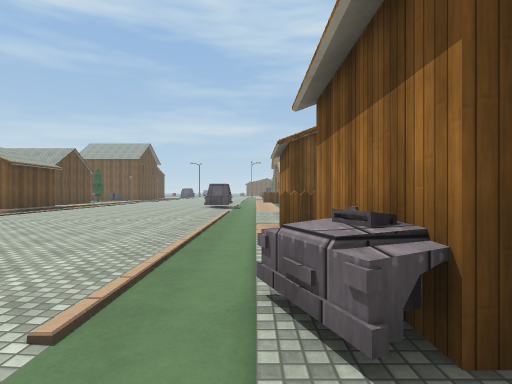
[1] (above)

24 first-person views from a walk through a 3-D level made in the Unity game engine. The camera is 1.5 m above the floor, looks level and sees 80° across. The floor is counted in squares, 2 m on a side. Each view is taken from the middle of a square. On the plan, view 1 faces up. The plan holds only what a view shows up to about 10 squares ahead; the rest is blank. The place goes on beyond the plan. Surface patterns are stand-ins for the level's own textures.

[2]
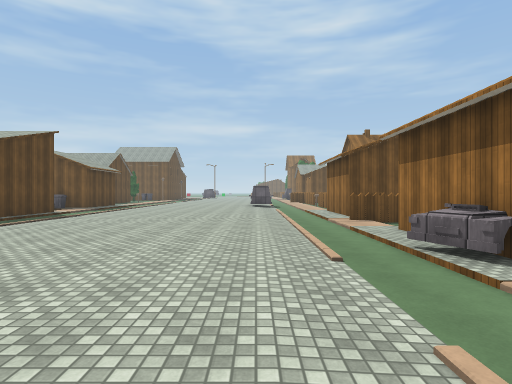

[3]
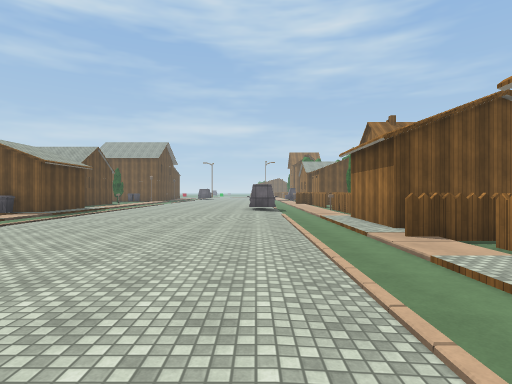

[4]
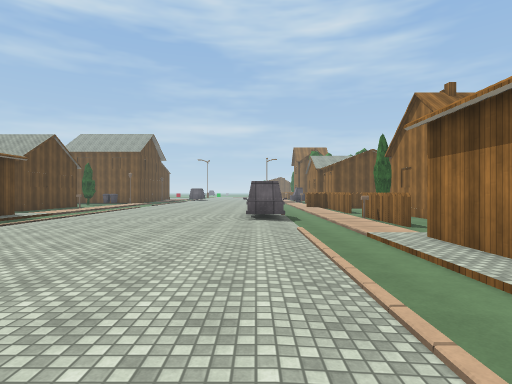

[5]
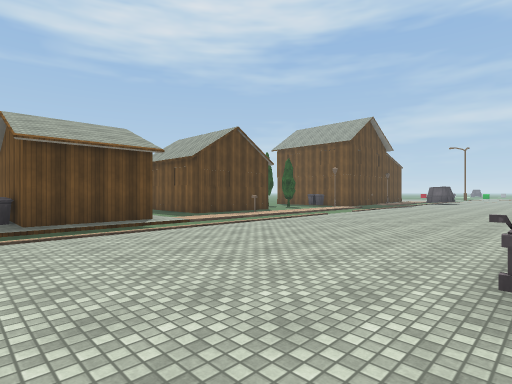

[6]
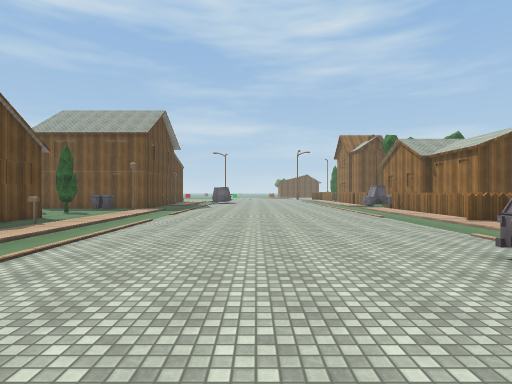

[7]
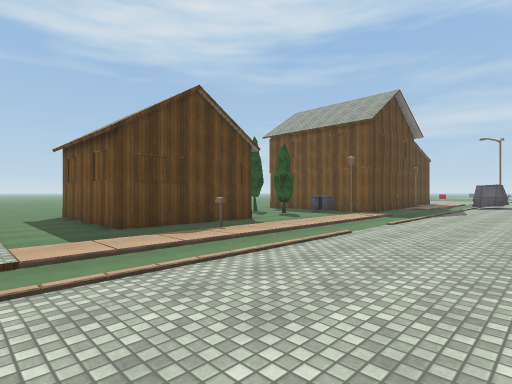

[8]
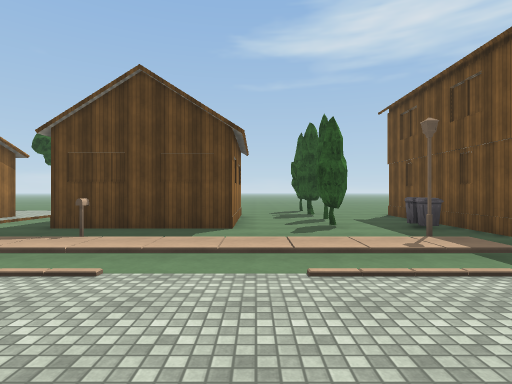

[9]
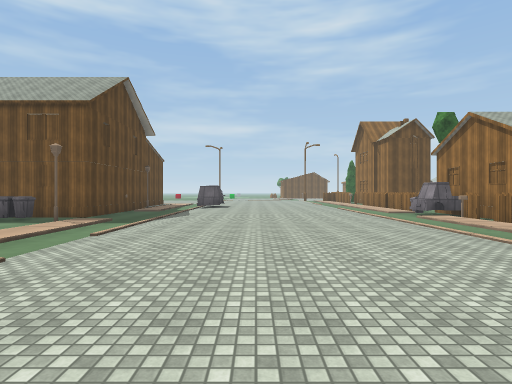

[10]
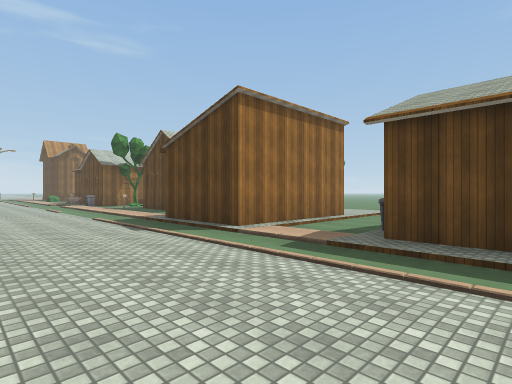

[11]
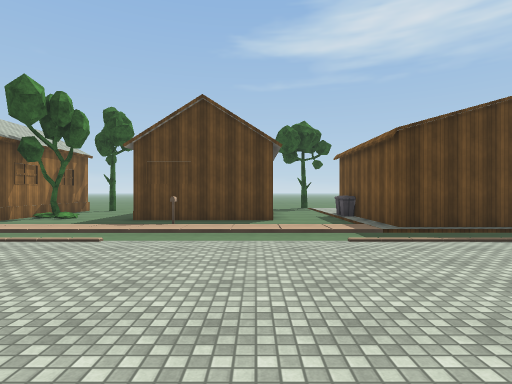

[12]
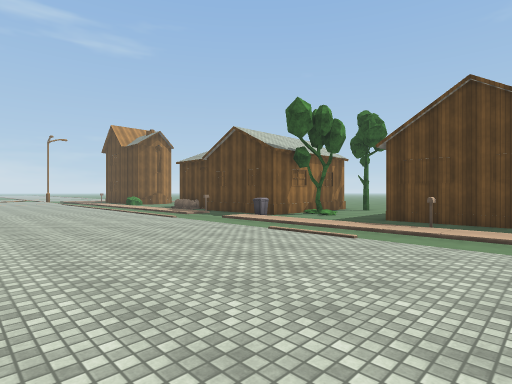

[13]
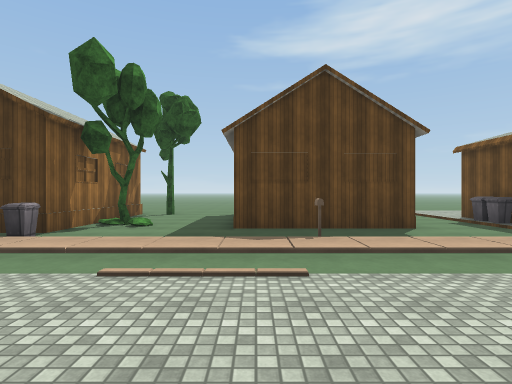

[14]
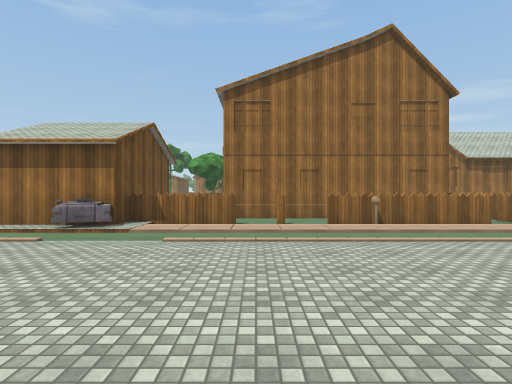

[15]
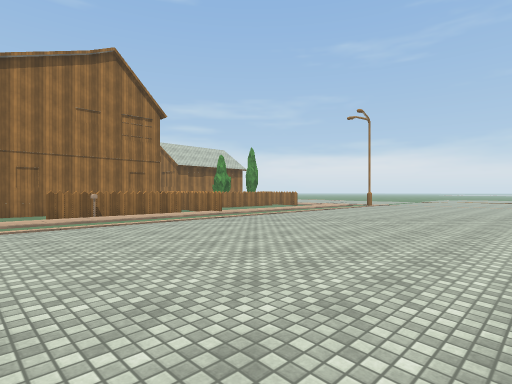

[16]
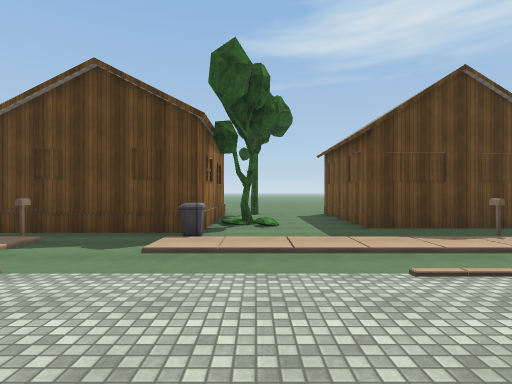

[17]
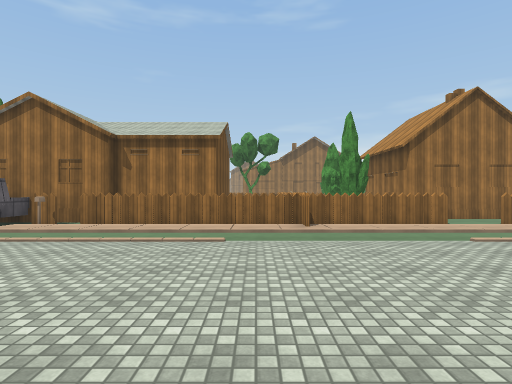

[18]
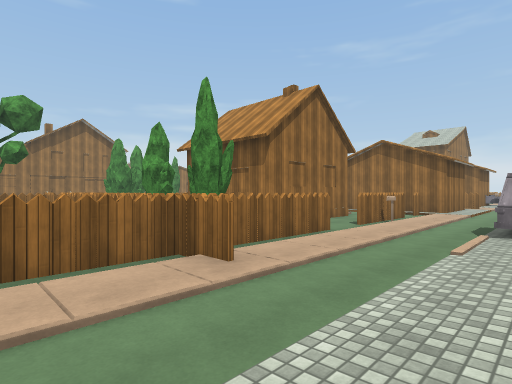

[19]
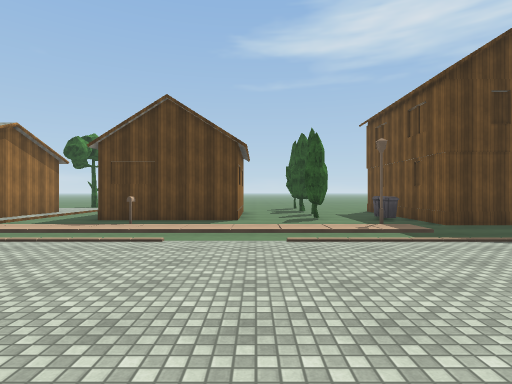

[20]
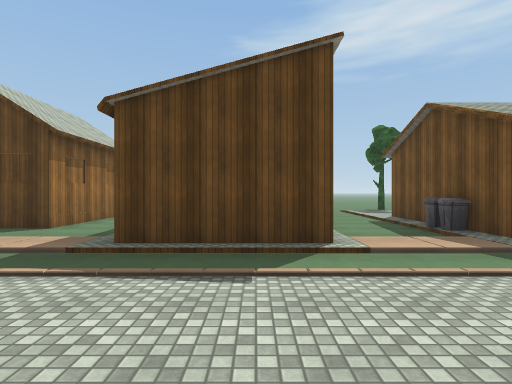

[21]
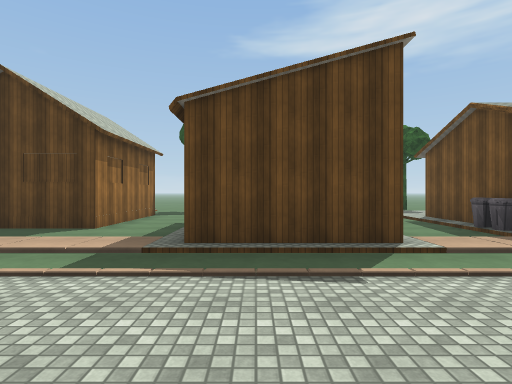

[22]
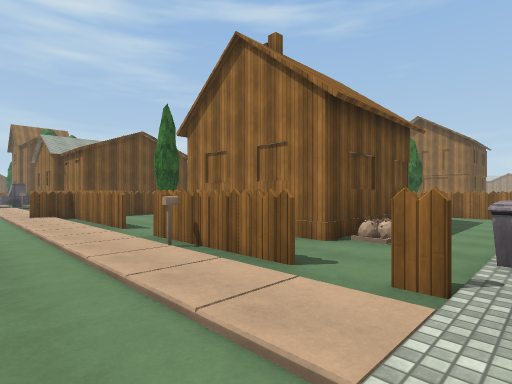

[23]
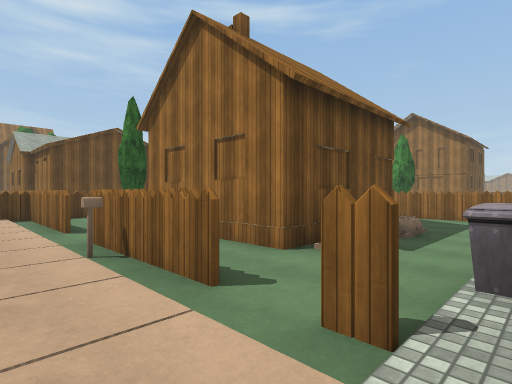

[24]
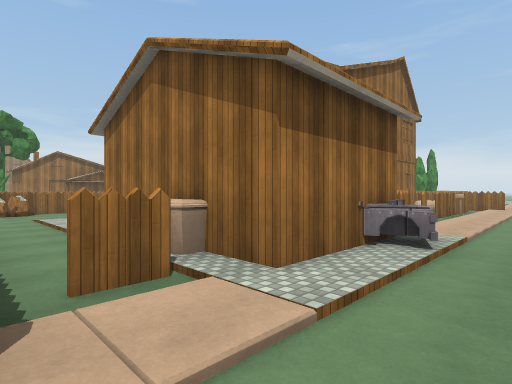

### Floor plan
Key: @ floor where view 1 was taken; # wall or solid block; x gap in a wall; . main floor; : floor 0.25 m higher than the main floor; / step, stairs or slope; = window, fence, low wall or low ledge; ^ raised ledge; C car; B bin; L lamp; T tree; O other object.
Columns run from 14 left of view 1 to 12 right of it. Each row starts with its distance up from view 1.
 27 ####...........CCC
 26 ..B............O#
 25 ....L:......... #
 24 T.T. /......... O
 23 .... :......... O
 22 .... :......... O#
 21 ###. :.........##      #
 20   #. :.........#########
 19   #.O:.........##
 18 ###. /.........#
 17 ..../:.........#
 16 ...../.........##
 15 #####/......C..##
 14     #/......CC.O#       #
 13     #/.........##       #
 12 ###B#/.........##       #
 11 .... /......../#        #
 10 .... /......../#
  9 x####/......../#
  8     #/......../#
  7     #/......../##
  6 xBB##/......../##
  5 .... /......../=#         #
  4 .... :......../x^###      #
  3 ###. :......../#
  2   #. :........CC
  1   #.O:........C####
  0 ###. /........@##
 -1 .... :.........###
 -2 .....:.........==#
 -3 ..T..:.........###
 -4 ####B:.........##
 -5    #...........#
 -6    #...........#
 -7    #O .........#
 -8    #   ........#

Positions as (right, up) in squares from view 1, and headings:
1: (0, 0), facing up
2: (-2, -2), facing up
3: (-2, 1), facing up
4: (-2, 5), facing up
5: (-2, 11), facing up-left
6: (-5, 12), facing up
7: (-5, 15), facing up-left
8: (-5, 22), facing left
9: (-5, 17), facing up
10: (-5, 14), facing down-left
11: (-3, 3), facing left
12: (-3, 3), facing down-left
13: (-5, 0), facing left
14: (-6, -2), facing right
15: (-8, -2), facing down-right
16: (-5, -3), facing left
17: (-6, 21), facing right
18: (-2, 22), facing down-right
19: (-3, 22), facing left
20: (-5, 8), facing left
21: (-5, 7), facing left
22: (-1, 10), facing up-right
23: (0, 10), facing up-right
24: (-1, 6), facing down-right
